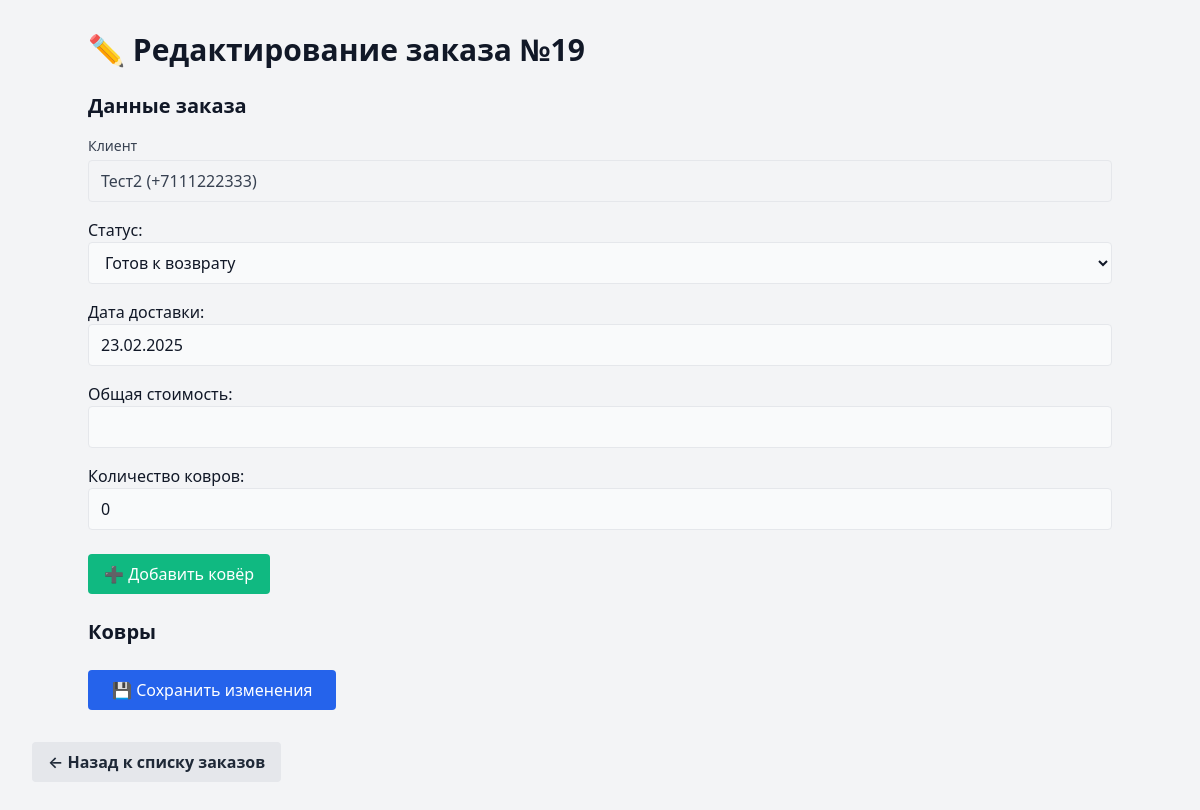
The app's page /operator/edit/19/ (signed in) with its own data.
### orders/models.py (models this page shows, shortened)
class Order(models.Model):
    STATUS_CHOICES = [
        ('Новый', 'Новый'),
        ('Ожидает забор', 'Забрали'),
        ('Оценка', 'Оценка'),
        ('Чистка', 'Чистка'),
        ('Готов к возврату', 'Готов к возврату'),
        ('Доставлен клиенту', 'Доставлен клиенту'),
        ('Завершён', 'Завершён'),
        ('Отменён', 'Отменён'),
        ('Ошибка', 'Ошибка в данных / требует уточнения'),
    ]
    client = models.ForeignKey(
        CustomUser,
        on_delete=models.CASCADE,
        related_name='orders',
        limit_choices_to={'role': 'CLIENT'}
    )
    created_at = models.DateTimeField(auto_now_add=True)
    status = models.CharField(
        max_length=50,
        choices=STATUS_CHOICES,
        default='Новый'
    )
    delivery_date = models.DateField(
        null=True,
        blank=True,
        verbose_name="Дата доставки"
    )
    total_price = models.DecimalField(max_digits=10, decimal_places=2, null=True, blank=True)
    rug_count = models.PositiveIntegerField(default=1, verbose_name="Количество ковров")

### accounts/models.py (models this page shows, shortened)
class CustomUser(AbstractUser):
    ROLE_CHOICES = [
        ('CLIENT', 'Клиент'),
        ('OPERATOR', 'Оператор'),
        ('EVALUATOR', 'Оценщик')
    ]
    role = models.CharField(max_length=10, choices=ROLE_CHOICES)
    full_name = models.CharField(max_length=150, blank=True)
    phone = models.CharField(max_length=20, unique=True)
    address = models.TextField(blank=True)

### orders/views.py (the view)
    def wrapped(request, *args, **kwargs):
        if request.user.role != 'OPERATOR':
            raise PermissionDenied
        return view_func(request, *args, **kwargs)

### orders/views.py
class OrderEditForm(forms.ModelForm):
    class Meta:
        model = Order
        exclude = ['client']
        labels = {
            'status': 'Статус',
            'total_price': 'Общая стоимость',
        }
    def __init__(self, *args, **kwargs):
        super().__init__(*args, **kwargs)
        for field in self.fields.values():
            field.widget.attrs.update({
                'class': 'w-full border rounded px-3 py-2 bg-gray-50 focus:outline-none focus:ring-2 focus:ring-blue-500'
            })

### orders/forms.py
class RugForm(forms.ModelForm):
    class Meta:
        model = Rug
        fields = ['rug_type', 'width', 'length', 'condition_before']
        labels = {
            'rug_type': 'Тип ковра',
            'width': 'Ширина (м)',
            'length': 'Длина (м)',
            'condition_before': 'Состояние',
        }
    def __init__(self, *args, **kwargs):
        super().__init__(*args, **kwargs)
        for field in self.fields.values():
            field.widget.attrs.update({
                'class': 'border rounded px-3 py-2 bg-gray-50 focus:outline-none focus:ring-2 focus:ring-blue-500'
            })

### orders/views.py (called while the page is built)
def only_operators(view_func):
    def wrapped(request, *args, **kwargs):
        if request.user.role != 'OPERATOR':
            raise PermissionDenied
        return view_func(request, *args, **kwargs)
    return wrapped

### templates/orders/edit_order.html (shortened to what this page needs)
<!DOCTYPE html>
<html lang="ru">
<head>
  <link href="https://cdn.jsdelivr.net/npm/tailwindcss@2.2.19/dist/tailwind.min.css" rel="stylesheet">
</head>
<body class="bg-gray-100 text-gray-900 p-8">
  <div class="max-w-5xl mx-auto">
    <h1 class="text-3xl font-bold mb-6">✏️ Редактирование заказа №{{ order.id }}</h1>
    <form method="post">
      <div class="mb-6 space-y-4">
        <h2 class="text-xl font-semibold">Данные заказа</h2>
        <div>
          <label class="block text-sm font-medium text-gray-700 mb-1">Клиент</label>
          <input type="text" value="{{ order.client.full_name }} ({{ order.client.phone }})" readonly
                 class="w-full border rounded px-3 py-2 bg-gray-100 text-gray-700">
        </div>
        {{ form.as_p }}
      </div>
      <div class="mb-6">
        <button type="button" id="addRugBtn" class="bg-green-500 text-white px-4 py-2 rounded hover:bg-green-600">
          ➕ Добавить ковёр
        </button>
      </div>
      <div class="mb-6">
        <h2 class="text-xl font-semibold">Ковры</h2>
      </div>
      <button type="submit" class="bg-blue-600 text-white px-6 py-2 rounded hover:bg-blue-700">
        💾 Сохранить изменения
      </button>
    </form>
  </div>
<div class="mt-8">
  <a href="{% url 'operator_order_list' %}" class="inline-block bg-gray-200 hover:bg-gray-300 text-gray-800 font-semibold py-2 px-4 rounded">
    ← Назад к списку заказов
  </a>
</div>
</body>
</html>

### records on screen
Order: id "19", client.full_name "Тест2 (+7111222333)", status "Готов к возврату", delivery_date "23.02.2025", rug_count "0"
